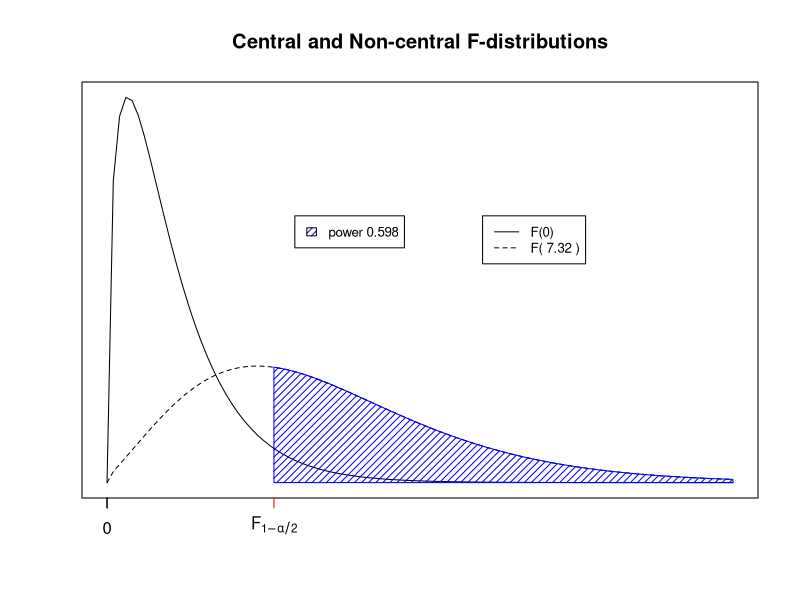

Here is the R script that generated this plot:
num.trt <- 4
num.rep <- c(15, 30, 45, 60)
tau <- c(-5,0,0,5)
sigma <- 16

power=function(num.trt,num.rep,tau,sigma,alpha=0.05){
if(length(num.rep)==1){num.rep=rep(num.rep,num.trt)}
if(length(num.rep)!=num.trt){stop("number of group sample sizes not the same as num.trt")}
df.trt <- num.trt-1
df.err <- sum(num.rep)-num.trt
nc.0 <- 0
nc.1 <- sum(num.rep*(tau-mean(tau))^2)/(sigma^2)
f.crit <- qf(1-alpha,df.trt,df.err)
power.1 <- 1-pf(f.crit,df.trt,df.err,nc.1)


zv=f.crit
cord.x <- c(zv,seq(zv,10,0.01),10) 
cord.y <- c(0,df(seq(zv,10,0.01),df.trt,df.err,nc.1),0) 
curve(df(x,df.trt,df.err),xlim=c(0,10),xaxp=c(0,0,1),yaxt="n",xlab='',ylab='',main="Central and Non-central F-distributions") 
curve(df(x,df.trt,df.err,nc.1),lty=2,xlim=c(0,10),xaxp=c(0,0,1),yaxt="n",xlab='',ylab='',main="Central and Non-central F-distributions",add=TRUE) 

axis(1,zv,col='red',labels=expression(paste(F[1-alpha/2])),cex.axis=1,font=3)
polygon(cord.x,cord.y,density=20,col='blue')
legend(3,0.5,legend=paste("power",round(power.1,3)),col=c("blue"),fill=c('blue'),density=20,cex=0.8)
legend(6,0.5,legend=c("F(0)",paste("F(",round(nc.1,2),")")),col=c("black"),lty=c(1,2),cex=0.8)

return(power.1)
}

power(4,num.rep,tau,sigma)
